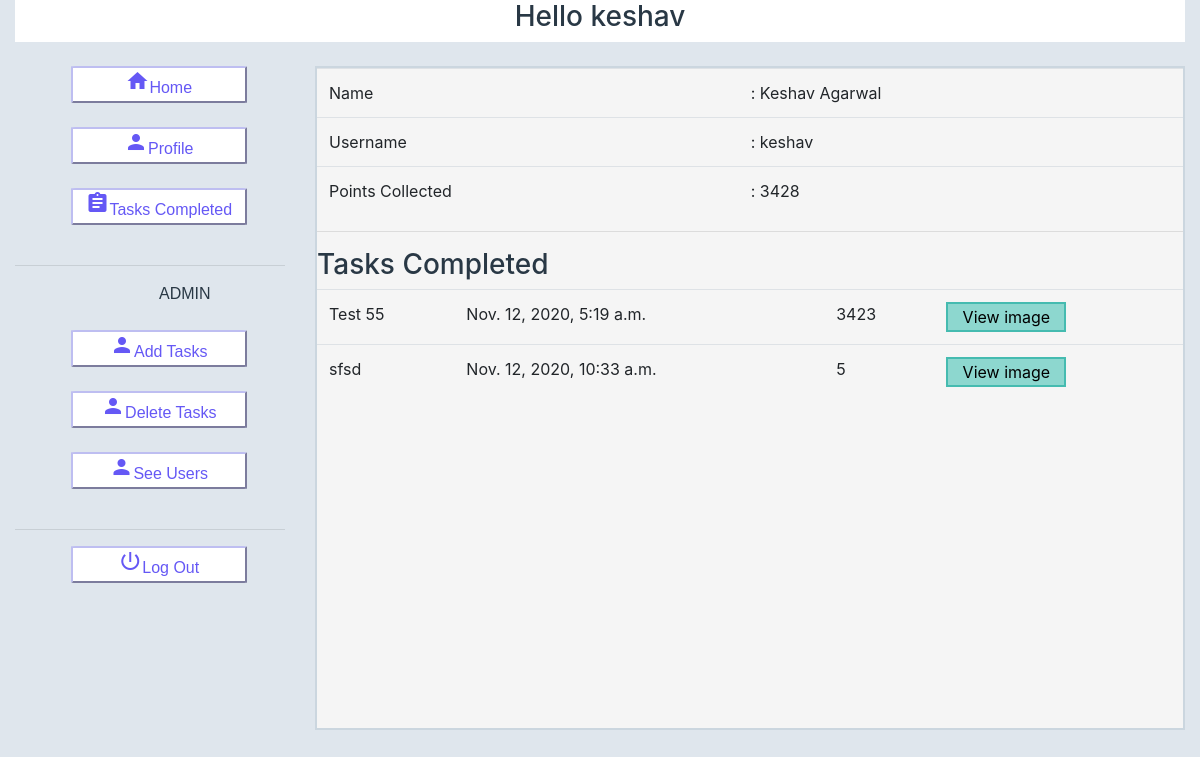
/adminusers/1/ (signed in), run on an earlier commit of the app's database.
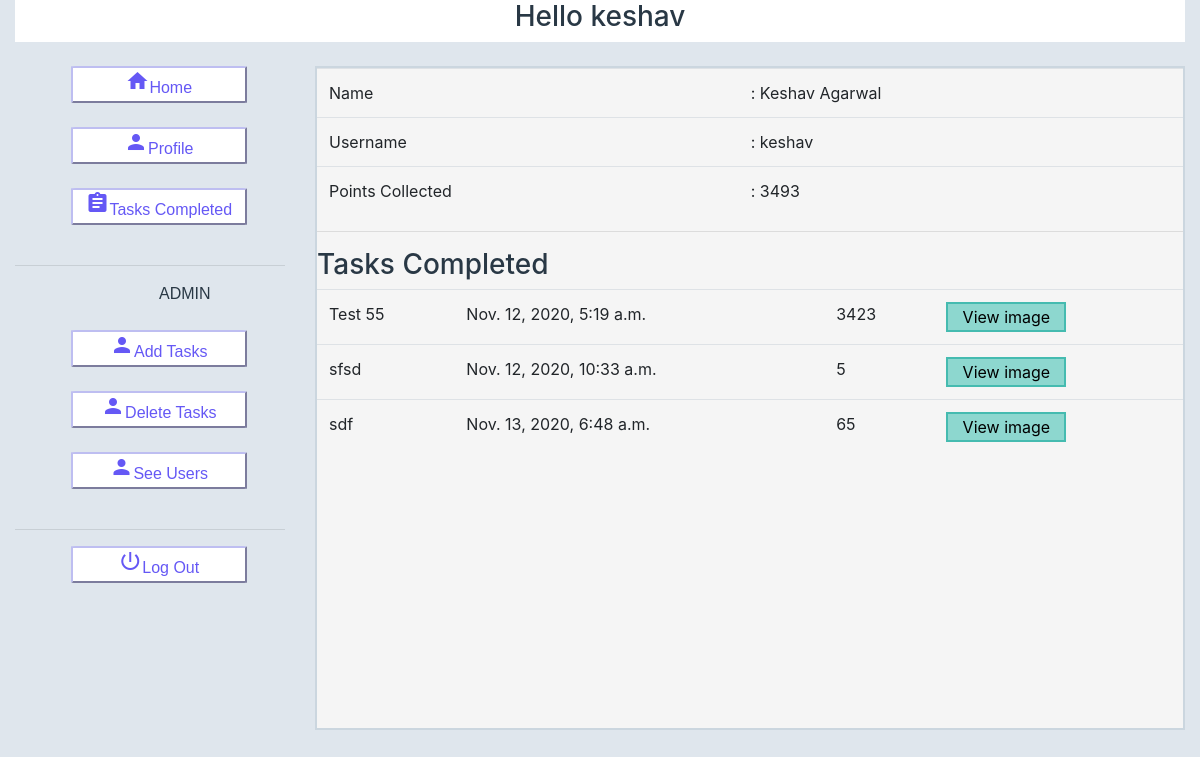
And on a later commit of the database.
### myapp/models.py (models this page shows, shortened)
class CompletedTasks(models.Model):
    user = models.ForeignKey(User, on_delete=models.CASCADE)
    task = models.ForeignKey(Tasks, on_delete=models.CASCADE)
    completed_task_ss = models.ImageField(upload_to='completed_task_ss/')
    completed_at = models.DateTimeField(auto_now_add=True)

class Tasks(models.Model):
    task_name = models.CharField(max_length=50)
    task_url = models.URLField (max_length=200)
    category = models.CharField(max_length=50, default="Others")
    task_ss = models.ImageField(upload_to='task_ss/')
    points = models.IntegerField()

### myapp/views.py (the view)
# urls.py: path('adminusers/<int:user_id>/', views.ViewUser.as_view(), name='specific_user'),
class ViewUser(LoginRequiredMixin, PermissionRequiredMixin, View):
    permission_required = ('myapp.add_tasks', 'myapp.delete_tasks', 'myapp.edit_tasks', )
    def get(self, request, *args, **kwargs):
        user_id = kwargs['user_id']
        user = User.objects.get(pk=user_id)
        completed_tasks = CompletedTasks.objects.filter(user=user)
        points = CompletedTasks.objects.filter(user__pk=user_id).aggregate(Sum('task__points'))
        return render(request, 'myapp/view_user.html', {'user':user, 'completed_tasks':completed_tasks, 'points':points})

### myapp/templates/myapp/view_user.html (shortened to what this page needs)
{% extends "myapp/user_base.html" %}
{% block userbase %}
<div class="style-right" style="overflow: hidden;">
<table class="table">
<tr><td>Name</td> <td>: {{user.first_name}} {{user.last_name}}</td></tr>
<tr><td>Username</td> <td>: {{user.username}}</td></tr>
<tr><td>Points Collected</td> <td>: {{points.task__points__sum}}</td></tr>
</table>
<hr class="solid">
<h3>Tasks Completed</h3>
<table class="table">
{% for task in completed_tasks%}
<tr>
    <td>{{task.task.task_name}}</td>
    <td>{{task.completed_at}}</td>
    <td>{{task.task.points}}</td>
    <td><button type="button" class="but-for" data-toggle="modal" data-target="#myModal{{forloop.counter}}" id="getSrc">View image</button></td>
</tr>
{% endfor %}
</table>
</div>
{% endblock %}

What changed in the data, as far as the page shows it:
added CompletedTasks: task.task_name "sdf", completed_at "Nov. 13, 2020, 6:48 a.m.", task.points "65"
Also different on the page:
{{ points.task__points__sum }}: "3428" → "3493"
